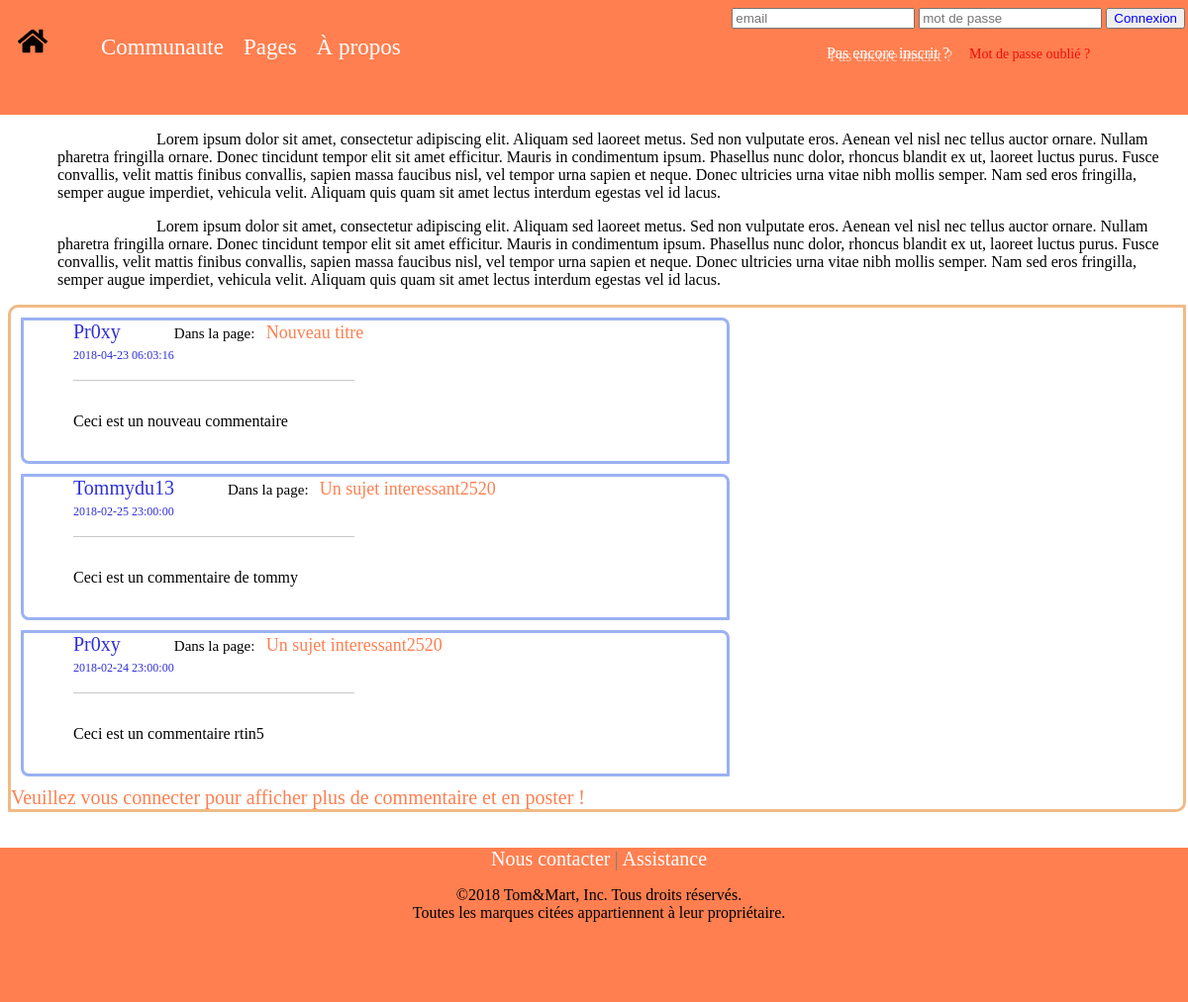
/php/index.php, run on the app's committed database.
### tables this page shows
CREATE TABLE `commentaire` (
  `id` int(11) NOT NULL,
  `id_auteur` int(11) NOT NULL,
  `contenu` text NOT NULL,
  `id_question` int(11) NOT NULL,
  `date` timestamp NULL DEFAULT NULL
);

CREATE TABLE `users` (
  `id` int(11) NOT NULL,
  `mail` varchar(50) NOT NULL,
  `pseudo` varchar(30) NOT NULL,
  `password` varchar(30) NOT NULL,
  `admin` int(11) NOT NULL DEFAULT '0',
  `last_ip` varchar(15) DEFAULT NULL
);

CREATE TABLE `question` (
  `id` int(11) NOT NULL,
  `titre` text NOT NULL,
  `contenu` text NOT NULL,
  `date` timestamp NULL DEFAULT NULL
);

### php/index.php (the view, shortened to what this page needs)
<?php
include("coBDD.php");?>
<link rel="stylesheet" type="text/css" href="../css/home.css">
<link rel="stylesheet" type="text/css" href="../css/header.css">
<link rel="stylesheet" type="text/css" href="../css/comments.css">
<html id="global_size">
    <body>
        <p class="home_text_container" >
                Lorem ipsum dolor sit amet, consectetur adipiscing elit.
            Aliquam sed laoreet metus. Sed non vulputate eros. Aenean vel nisl nec tellus auctor ornare.
            Nullam pharetra fringilla ornare. Donec tincidunt tempor elit sit amet efficitur.
            Mauris in condimentum ipsum. Phasellus nunc dolor, rhoncus blandit ex ut, laoreet luctus purus.
            Fusce convallis, velit mattis finibus convallis, sapien massa faucibus nisl, vel tempor urna sapien et neque.
            Donec ultricies urna vitae nibh mollis semper. Nam sed eros fringilla, semper augue imperdiet, vehicula velit.
            Aliquam quis quam sit amet lectus interdum egestas vel id lacus.
        </p>
        <p class="home_text_container" >
                    Lorem ipsum dolor sit amet, consectetur adipiscing elit.
                Aliquam sed laoreet metus. Sed non vulputate eros. Aenean vel nisl nec tellus auctor ornare.
                Nullam pharetra fringilla ornare. Donec tincidunt tempor elit sit amet efficitur.
                Mauris in condimentum ipsum. Phasellus nunc dolor, rhoncus blandit ex ut, laoreet luctus purus.
                Fusce convallis, velit mattis finibus convallis, sapien massa faucibus nisl, vel tempor urna sapien et neque.
                Donec ultricies urna vitae nibh mollis semper. Nam sed eros fringilla, semper augue imperdiet, vehicula velit.
                Aliquam quis quam sit amet lectus interdum egestas vel id lacus.
            </p>
        <div class="all_comments">
<?php
$page=$dbh->prepare('SELECT * from commentaire order by date DESC');
       	 $page->execute();
			$count=1;
	foreach($page->fetchAll(PDO::FETCH_ASSOC) as $row) {
	$getUsername=$dbh->prepare('SELECT pseudo from users where id='.$row["id_auteur"]);
	$getUsername->execute();
	$username=$getUsername->fetchAll()[0]["pseudo"];
    $getPages=$dbh->prepare("SELECT * from question WHERE id=". $row["id_question"]);
    $getPages->execute();
    $result = $getPages->fetchAll();
    $pagesNames = $result[0]["titre"];
    $pagesId = $result[0]["id"];
?>
            <div class="comments_display">
                <div class="comments_display_user_and_page">
                    <span class="comment_user"><?php echo($username);?></span>
                    <span class="comment_page">Dans la page:&nbsp;&nbsp;
                        <a class="page_title" href="page.php?id=<?php echo($pagesId);?>"> <?php echo($pagesNames);?>
                        </a>
                    </span>
                </div>
                <span class="comment_date"><?php echo($row["date"]);?></span>
                <span class="separation_user_comments">_______________________________________________________________________</span>
                <p class="comment"><?php echo($row["contenu"]);?></p>
            </div>
<?php
	if($count==3)
	{
		break;
	}
	$count++;
    }
if(!connected($dbh))
{
	?>
    <span class="connection_message">Veuillez vous connecter pour afficher plus de commentaire et en poster !</span>
<?php }
?>
        </div>
    </body>
    <footer>
        <br></br>
    </footer>
</html>

### php/coBDD.php (shortened to what this page needs)
<?php
$user="root";
$pass="root";
$dbh = new PDO('mysql:host=localhost;dbname=web', $user, $pass);
function connected($dbh){
    $strrequeteTestBan="SELECT status from ips where ip='".$_SERVER["REMOTE_ADDR"]."' and status=1";
    $requeteTestBan=$dbh->prepare($strrequeteTestBan);
    $requeteTestBan->execute();
    $resultban=$requeteTestBan->fetchAll();
return false;
}
?>
<link rel="stylesheet" type="text/css" href="../css/header.css">
<header id="header_containt">
        <div class="home_button">
                <a href="../php/index.php" class="home_img">
                    <img src="../res/home.svg" />
                </a>
            </div>
            <div id="display_header_links">
                <a href="../html/forum.html" id="community">Communaute</a>&nbsp;&nbsp;&nbsp;&nbsp;
                <div class="dropdown_pages">
                    <a href="../html/pages.html" id="pages">Pages</a>&nbsp;&nbsp;&nbsp;&nbsp;
                </div>
                <a href="..html/about.html" id="about">&Agrave; propos</a>&nbsp;&nbsp;&nbsp;&nbsp;
            </div>
            <div class="display_header_connection_fields">
            <?php if(!connected($dbh)) { ?>
            <form action="#" method="POST">
                    <input name="connection_mail" type="email" placeholder="email"/>
                    <input name="connection_password" type="password" placeholder="mot de passe"/>
                    <input type="submit" value="Connexion" name="submitConnect" class="connection_button"></form>
                <div class="help_account">
                <?php
if(!connected($dbh))
{
?>
<a href="../php/inscription.php" class="account_creation">Pas encore inscrit ?</a>&nbsp;&nbsp;&nbsp;&nbsp;
<?php
}
?>
                    <a href="#" class="password_forgotten">Mot de passe oubli&eacute; ?</a>
                </div>
                <?php
            }
                ?>
            </div>
</header>

### css/header.css (style rules this page uses)
#global_size { height: 100%; width: 100%; }
#header_containt { height: 15%; background-color: coral; margin-top: -10px; margin-right: -20px; margin-left: -10px; }
.home_button { display: inline-block; }
.home_img { width: 30px; height: 40%; margin-left: 20px; margin-top: 30px; display: inline-block; color: sienna; }
#display_header_links { display: inline-block; margin-left: 50px; }
#community { font-size: 23px; text-decoration: none; color: white; }
#pages { font-size: 23px; text-decoration: none; color: white; }
.dropdown_pages { position: relative; display: inline-block; }
#about { font-size: 23px; text-decoration: none; color: white; }
.display_header_connection_fields { float: right; height: 20px; display: block; padding-top: 10px; padding-right: 15px; }
.connection_button { color: blue; }
.help_account { display: block; text-align: center; }
.password_forgotten { display: inline; font-size: 14px; text-decoration: none; color: rgb(240, 12, 12); }
.account_creation { color: white; font-size: 16px; text-decoration: none; text-shadow: rgb(252, 200, 182) 3px 3px; }

### css/home.css (style rules this page uses)
.home_text_container { padding-left: 50px; text-indent: 100px; }

### css/comments.css (style rules this page uses)
.all_comments { border-style: solid; border: 1px 1px 1px 1px; border-radius: 10px 1px 10px 1px; border-color: rgb(240, 187, 134); width: 100%; box-sizing: content-box; }
.comments_display { margin: 10px 10px 10px 10px; border-style: solid; border: 0.2px 0.2px 0.2px 0.2px; border-radius: 1px 8px 1px 8px; border-color: rgb(155, 177, 243);; display: block; text-align: left; width: 60%; box-sizing: content-box; }
.separation_user_comments { color: grey; margin-left: 10px; display: block; padding-left: 40px; font-size: 8px; padding-top: 10px; }
.comments_display_user_and_page { display: block; }
.comment_user { font-size: 20px; padding-left: 50px; padding-top: 10px; color: rgb(48, 48, 216); display: inline; }
.comment { text-indent: 35px; padding: 15px 15px 15px 15px; }
.comment_date { color: rgb(48, 48, 216); font-size: 12px; display: block; padding-left: 50px; padding-top: 5px; }
.connection_message { text-align: center; color: coral; font-size: 20px; padding-top: 10px; padding-bottom: 10px; }
.comment_page { color: black; font-size: 15px; padding-left: 50px; padding-top: 5px; display: inline; }
.page_title { text-decoration: none; color: coral; font-size: 18px; }

### css/footer.css (style rules this page uses)
.footer_containt { background-color: coral; height: 20%; margin-bottom: -10px; margin-right: -20px; margin-left: -10px; }
.mentions { display: block; text-align: center; }
.mention_about { display: inline; font-size: 20px; text-decoration: none; color: white; }
.mention_help { display: inline; font-size: 20px; text-decoration: none; color: white; }
.mention_separate { font-size: 20px; color: grey; }
.trademark_terms { display: block; text-align: center; }

### data on the page
commentaire: users.pseudo "Pr0xy", id_question.titre "Nouveau titre", date "2018-04-23 06:03:16", contenu "Ceci est un nouveau commentaire"
commentaire: users.pseudo "Tommydu13", id_question.titre "Un sujet interessant2520", date "2018-02-25 23:00:00", contenu "Ceci est un commentaire de tommy"
commentaire: users.pseudo "Pr0xy", id_question.titre "Un sujet interessant2520", date "2018-02-24 23:00:00", contenu "Ceci est un commentaire rtin5"
